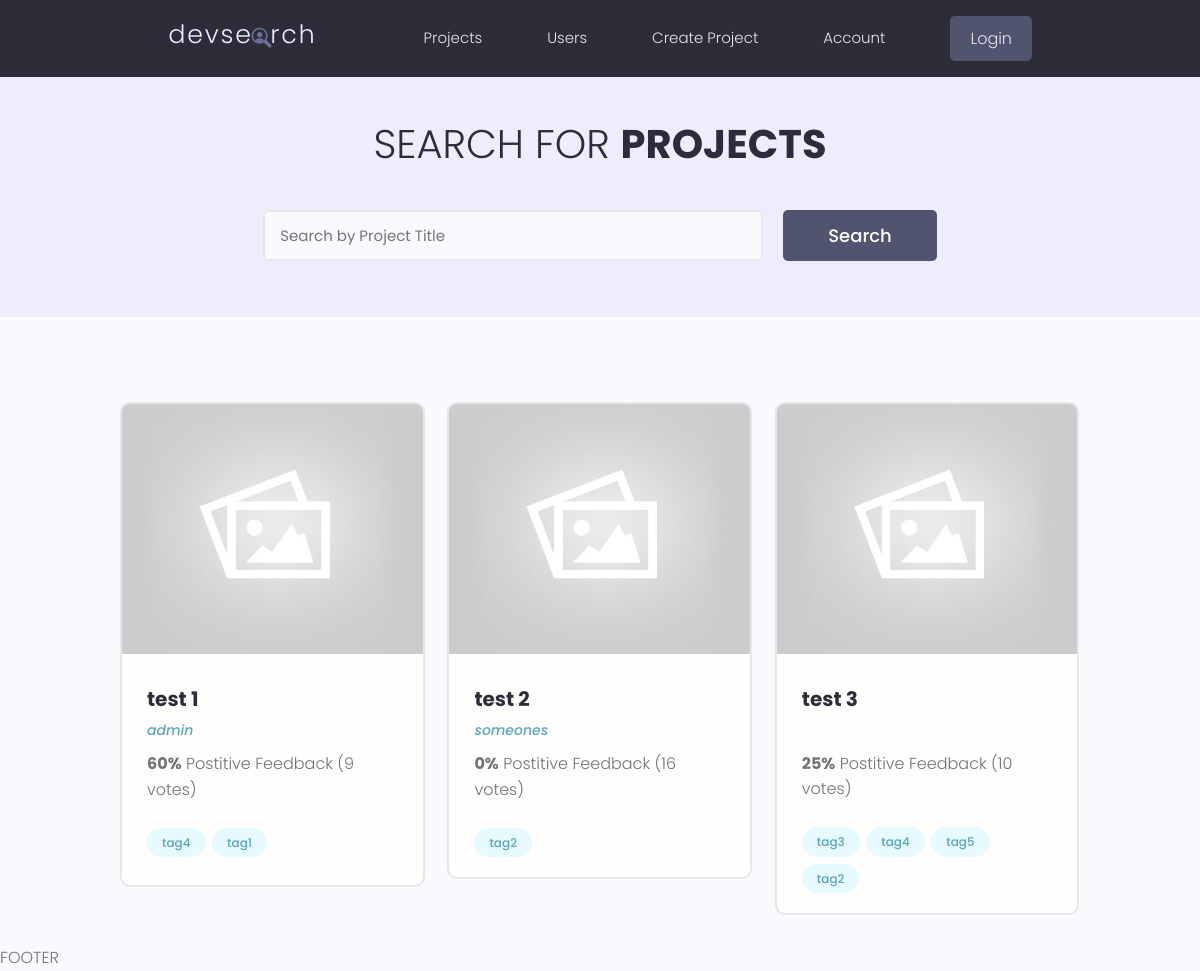
The page / on the database its author committed.
### projects/models.py (models this page shows, shortened)
class Project(models.Model):
    owner = models.ForeignKey(Profile, null=True, blank=True, on_delete=models.SET_NULL)
    title = models.CharField(max_length=200)
    description = models.TextField(null=True, blank=True)
    featured_image = models.ImageField(null=True, blank=True, default="default.jpg")
    demo_link = models.CharField(max_length=2000, null=True, blank=True)
    source_link = models.CharField(max_length=2000, null=True, blank=True)
    tags = models.ManyToManyField('Tag', blank=True)
    vote_total = models.IntegerField(default=0, null=True, blank=True)
    vote_ratio = models.IntegerField(default=0, null=True, blank=True)
    created = models.DateTimeField(auto_now_add=True)
    id = models.UUIDField(default=uuid.uuid4, unique=True, primary_key=True, editable=False)

class Tag(models.Model):
    name = models.CharField(max_length=200)
    created = models.DateTimeField(auto_now_add=True)
    id = models.UUIDField(default=uuid.uuid4, unique=True, primary_key=True, editable=False)
    def __str__(self):
        return self.name

### users/models.py (models this page shows, shortened)
class Profile(models.Model):
    user = models.OneToOneField(User, on_delete=models.CASCADE, null=True, blank=True)
    name = models.CharField(max_length=200, null=True, blank=True)
    email = models.EmailField(max_length=500, null=True, blank=True)
    username = models.CharField(max_length=200, null=True, blank=True)
    user_info = models.CharField(max_length=200, null=True, blank=True)
    user_bio = models.TextField(null=True, blank=True)
    profile_picture = models.ImageField(null=True, blank=True, upload_to='profiles/', default="profiles/user_default.jpg")
    user_website = models.CharField(max_length=200, null=True, blank=True)
    created = models.DateTimeField(auto_now_add=True)
    id = models.UUIDField(default=uuid.uuid4, unique=True, primary_key=True, editable=False)

### projects/views.py (the view)
# urls.py: path('', views.projects, name="projects"),
def projects(request):
    projects = Project.objects.all()
    context = {'projects': projects}
    return render(request, 'projects/projects.html', context)

### projects/templates/projects/projects.html (shortened to what this page needs)
<!DOCTYPE html>
<html lang="en">
<head>
</head>
<body>
{% extends  'main.html' %}
{% block content %}
  <main class="projects">
    <section class="hero-section text-center">
      <div class="container container--narrow">
        <div class="hero-section__box">
          <h2>Search for <span>Projects</span></h2>
        </div>
        <div class="hero-section__search">
          <form class="form" action="#" method="get">
            <div class="form__field">
              <input class="input input--text" id="formInput#search" type="text" name="text"
                placeholder="Search by Project Title" />
            </div>
            <input class="btn btn--sub btn--lg" type="submit" value="Search" />
          </form>
        </div>
      </div>
    </section>
    <section class="projectsList">
      <div class="container">
        <div class="grid grid--three">
            {% for project in projects %}
          <div class="column">
            <div class="card project">
              <a href="{% url 'project' project.id %}" class="project">
                <img class="project__thumbnail" src="{{project.featured_image.url}}" alt="project thumbnail" />
                <div class="card__body">
                  <h3 class="project__title">{{project.title}}</h3>
                  <p><a class="project__author">{{project.owner.name}}</a></p>
                  <p class="project--rating">
                    <span style="font-weight: bold;">{{project.vote_ratio}}%</span> Postitive
                    Feedback ({{project.vote_total}} votes)
                  </p>
                  <div class="project__tags">
                      {% for tag in project.tags.all %}
                    <span class="tag tag--pill tag--main">
                      <small>{{tag}}</small>
                    </span>
                      {% endfor %}
                  </div>
                </div>
              </a>
            </div>
          </div>
            {% endfor %}
        </div>
      </div>
    </section>
  </main>
{% endblock %}

### static/styles/app.css (style rules this page uses)
:root { --color-sub: #2d2d39; }
.btn--sub { background-color: var(--color-sub-light); }
.card { border: 2px solid var(--color-light); }
img { width: 100%; }
.hero-section { height: 40vh; display: flex; align-items: center; background-color: var(--color-sub); }
.hero-section__box { margin-bottom: 4rem; }
.hero-section__box > h2, .hero-section__box > h2 > span { font-size: 4rem; color: var(--color-light); line-height: 1.3; text-transform: uppercase; }
.hero-section__box > h2 { font-weight: 300; }
.hero-section__box > h2 > span { font-weight: 700; }
.hero-section__search > .form { display: flex; align-items: center; justify-content: center; gap: 2rem; }
.hero-section__search > .form input.input--text { width: 50rem; }
.project__author { font-size: 1.4rem; font-style: italic; }
.project--rating { margin-bottom: 1.6em; margin-top: .5em; }
.projects > .hero-section { background: var(--color-sub-lighter); height: 30vh; }
.projects .hero-section__box { margin-bottom: 2.5rem; }
.projects .hero-section__box > h2 { color: var(--color-sub); }
.projects .hero-section__box > h2 > span { font-weight: 700; color: var(--color-sub); }
.projectsList { margin-top: 8rem; }
.project__thumbnail { height: 25rem; object-fit: cover; object-position: top center; }
.project__title { font-size: 2rem; font-weight: 700; color: var(--color-sub); }

### static/uikit/styles/modules/_variables.css (style rules this page uses)
:root { --color-main: #5aa5b9; --color-main-light: #e6faff; --color-sub: #3f4156; --color-sub-light: #51546e; --color-sub-lighter: #ededfd; --color-text: #737373; --color-gray: #8b8b8b; --color-light: #e5e7eb; --color-light-gray: #767676; --color-bg: #f8fafd; --color-white: #fffefd; --color-white-light: #f3f3f3; --color-success: #359e64; --color-success-bg: #def8e8; --color-error: #fc4b0b; --color-error-bg: #fff2ee; --font-base: 'Poppins', arial, helvetica, 'Segoe UI', roboto, ubuntu, sans-serif; --font-monospace: 'Fira Code', 'Courier New', courier, monospace; --font-regular: 300; --font-medium: 500; --font-bold: 700; --generic-shadow: 1px 1px 5px #00000010; --generic-transition: all 0.3s ease-in-out; }

### static/uikit/styles/modules/_base.css (style rules this page uses)
* { margin: 0; padding: 0; box-sizing: border-box; text-rendering: optimizeLegibility; color: inherit; font-size: inherit; }
html { font-size: 50%; }
@media only screen and (min-width: 480px) { html { font-size: 56.25%; } }
@media only screen and (min-width: 1200px) { html { font-size: 62.5%; } }
body { line-height: 1.6; font-weight: 400; font-size: 1.5rem; color: var(--color-text); background-color: var(--color-bg); min-height: 100vh; }

### static/uikit/styles/modules/_typography.css (style rules this page uses)
* { font-family: var(--font-base); }
h2 { font-size: 3.6rem; font-weight: var(--font-bold); }
h3 { font-size: 3.2rem; font-weight: var(--font-medium); }
p, span, strong { font-size: 1.6rem; color: var(--color-text); font-weight: var(--font-regular); }
a { padding-bottom: 2px; text-decoration: none; display: inline-block; color: var(--color-main); font-weight: var(--font-medium); }

### static/uikit/styles/modules/_utilities.css (style rules this page uses)
.container { width: 92%; max-width: 165rem; margin: 0 auto; box-sizing: border-box; }
.container--narrow { width: 92%; max-width: 120rem; }
@media screen and (min-width: 1000px) { .container { width: 90%; } }
@media screen and (min-width: 1000px) { .container--narrow { width: 85%; } }
@media screen and (min-width: 1200px) { .container { width: 80%; } }
@media screen and (min-width: 1200px) { .container--narrow { width: 72%; } }
.text-center { text-align: center; }

### static/uikit/styles/modules/_button.css (style rules this page uses)
.btn { display: inline-block; position: relative; cursor: pointer; background-color: var(--color-light); font-weight: var(--font-medium); color: var(--color-sub); text-decoration: none; padding: 1rem 2rem; border-radius: 0.5rem; border: none; width: -webkit-fit-content; width: -moz-fit-content; width: fit-content; height: -webkit-fit-content; height: -moz-fit-content; height: fit-content; font-size: 1.6rem; outline-width: 0; outline-color: transparent; -webkit-backface-visibility: hidden; backface-visibility: hidden; transition: all 0.3s ease-in-out; }
.btn--sub { background-color: var(--color-sub); color: var(--color-white); }
.btn--lg { font-size: 1.8rem; padding: 1.2rem 4.5rem; }

### static/uikit/styles/modules/_card.css (style rules this page uses)
.card { border-radius: 1rem; background-color: var(--color-white); border: 1.5px solid var(--color-light); width: auto; height: auto; margin-top: 0.5rem; margin-bottom: 0.5rem; overflow: hidden; }
.card__body, .card__header { padding: 2rem 2.5rem; }

### rows shown on the page
Project: featured_image (placeholder picture), title "test 1", owner.name "admin", vote_ratio "60", vote_total "9"
Tag: name "tag4"
Tag: name "tag1"
Project: featured_image (placeholder picture), title "test 2", owner.name "someones", vote_ratio "0", vote_total "16"
Tag: name "tag2"
Project: featured_image (placeholder picture), title "test 3", vote_ratio "25", vote_total "10"
Tag: name "tag3"
Tag: name "tag5"
